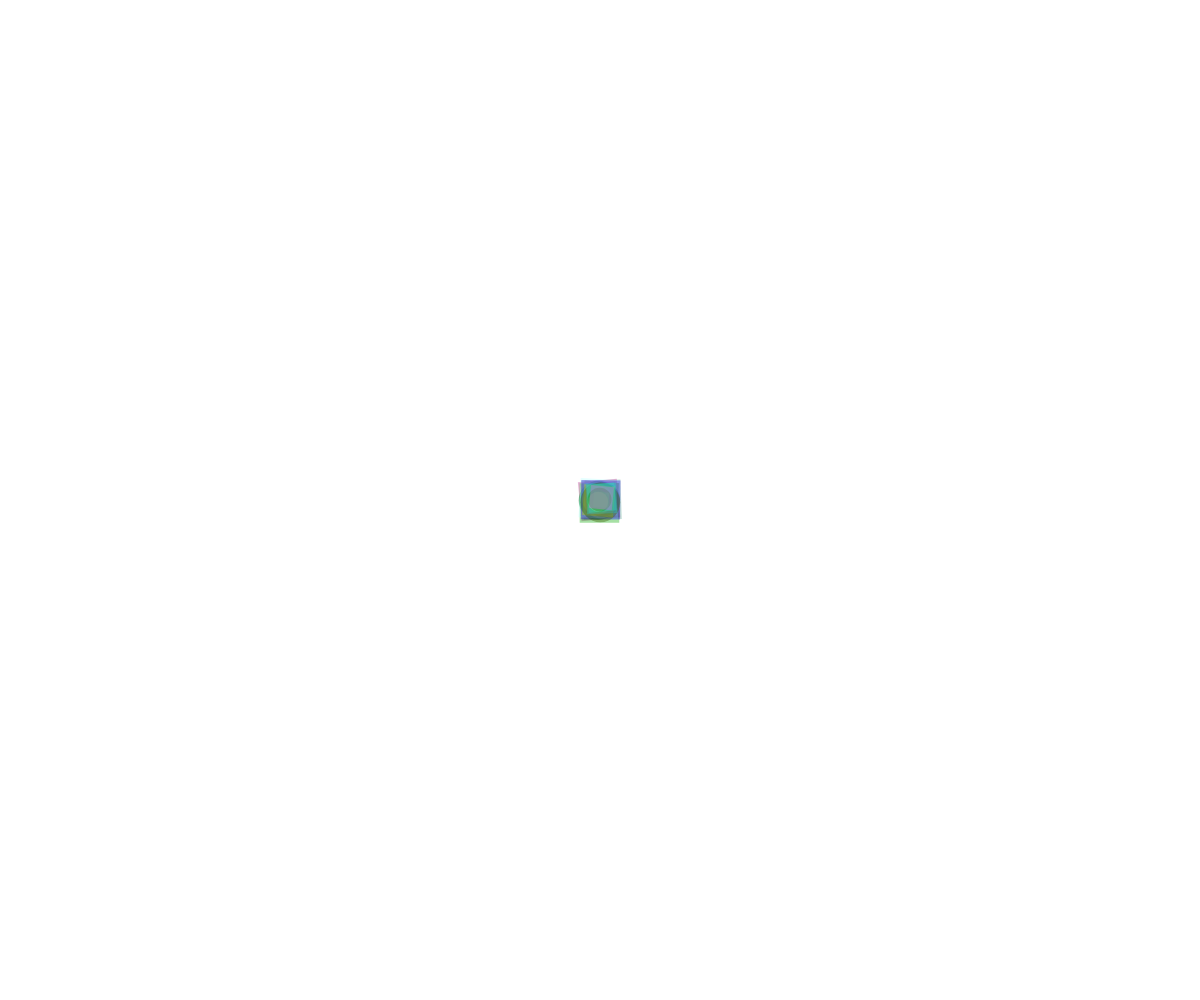
Frame 1 (no input)
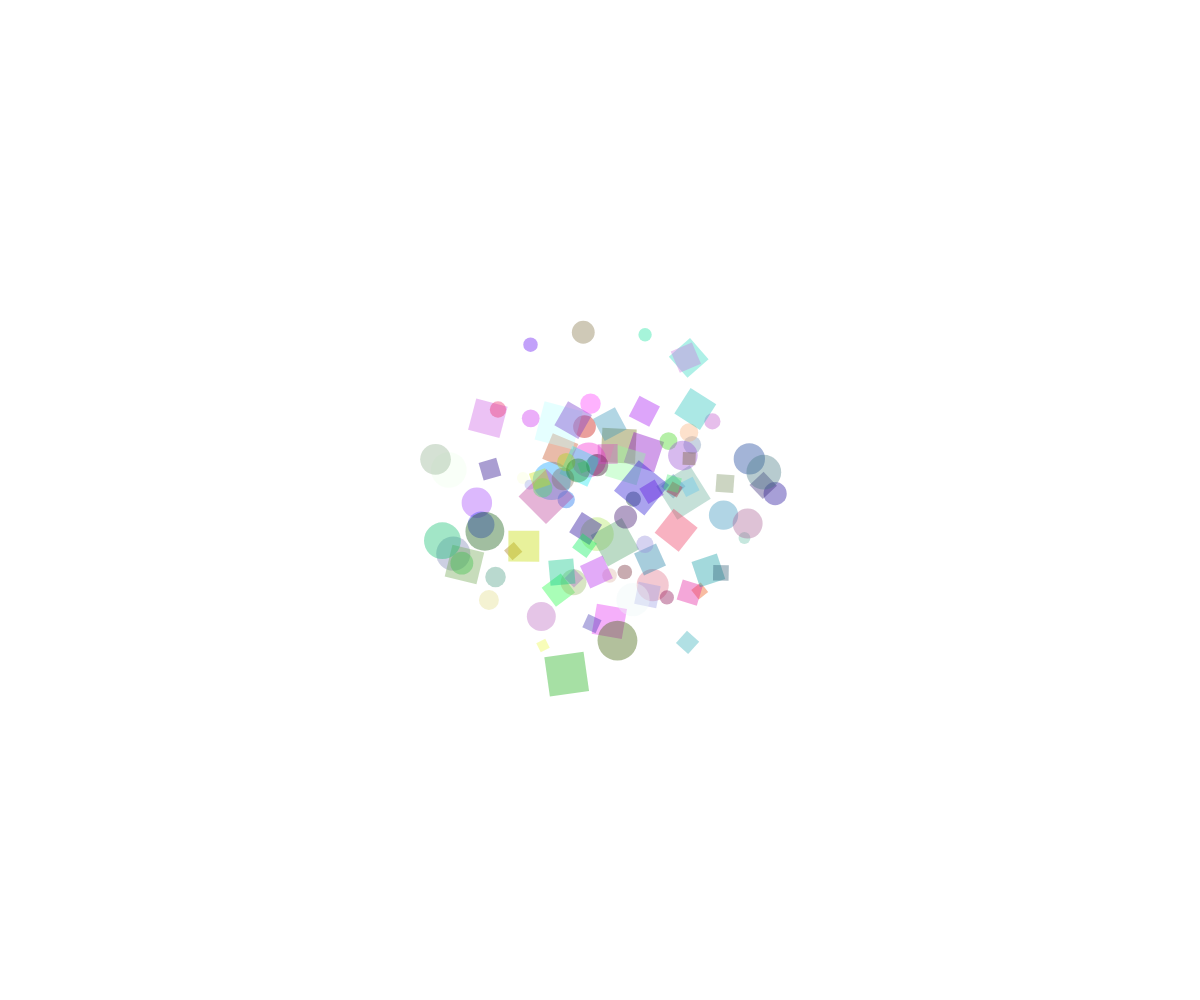
Frame 60 (no input)
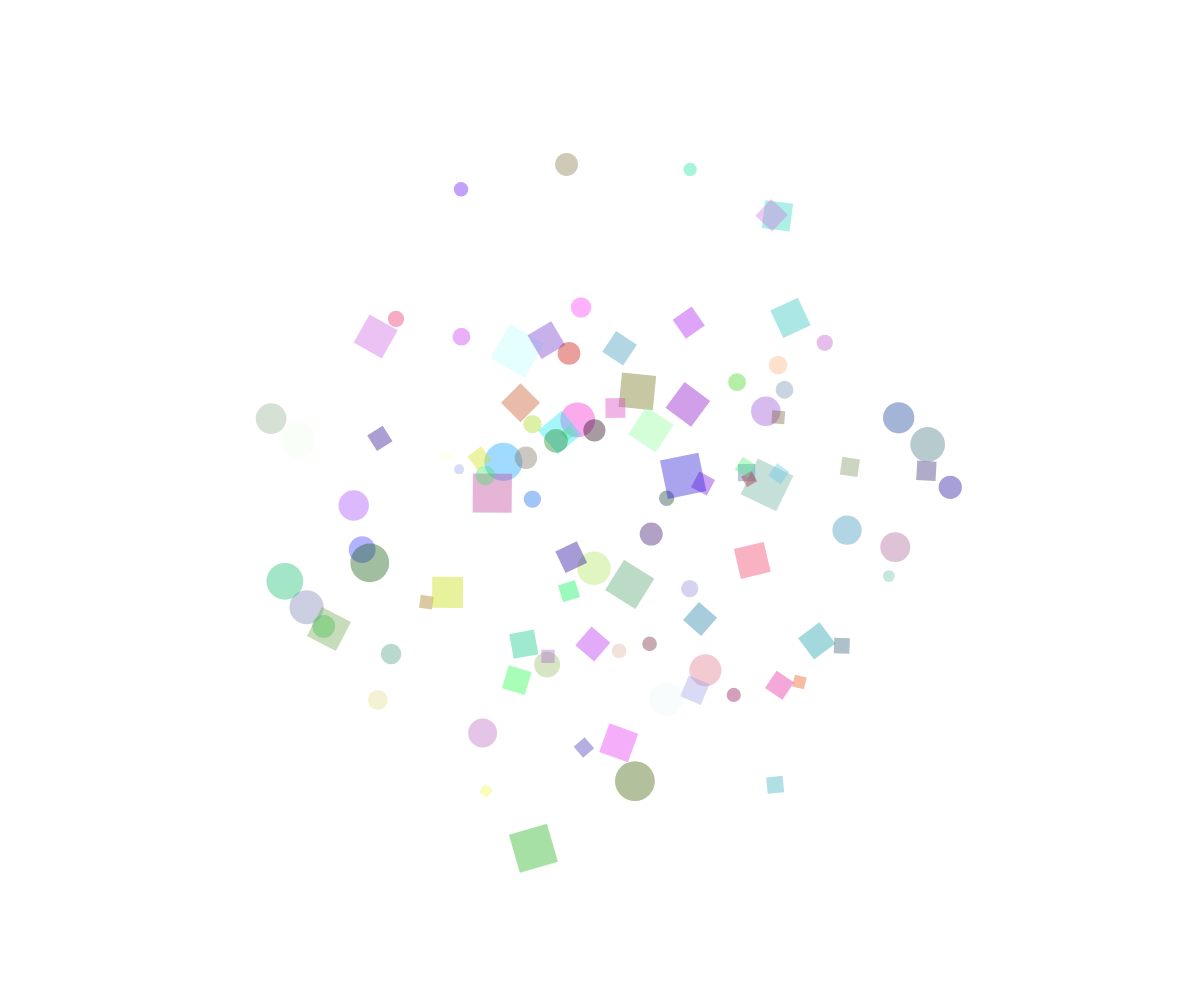
Frame 120 (the mouse pressed at the canvas centre since frame 60)

The p5.js sketch that drew these frames (run headless with seeded random() and noise() and a simulated clock; from frame 60 on, the mouse is pressed at the canvas centre):

// p5.js sketch
// ── sketch.js
var shapes = []

function setup() {
  createCanvas(windowWidth, windowHeight)
  for (var i = 0; i < 50; i++) {
    shapes.push(new Ball())
    shapes.push(new Block())
  }
}

function windowResized() {
	resizeCanvas(windowWidth, windowHeight)
}

function draw() {
  background(255)
  shapes.forEach(function(shape) {
    shape.update()
    shape.draw()
  })
}

function randomColor() {
  return color(random(255), random(255), random(255), 100)
}

function Ball() {
  this.pos = createVector(width / 2, height / 2)
  this.vel = p5.Vector.random2D().mult(random(0.5, 3))
  this.r = random(5, 20)
  this.c = randomColor()
  
  this.update = function() {
    this.pos.add(this.vel)
    
    // If found offscreen, move towards screen
    if (this.pos.x < this.r) this.vel.x = abs(this.vel.x)
    if (this.pos.x > width - this.r) this.vel.x = -abs(this.vel.x)
    if (this.pos.y < this.r) this.vel.y = abs(this.vel.y)
    if (this.pos.y > height - this.r) this.vel.y = -abs(this.vel.y)
  }
  
  this.draw = function() {
    noStroke()
    fill(this.c)
    ellipse(this.pos.x, this.pos.y, this.r * 2, this.r * 2)
  }
}

function Block() {
  this.pos = createVector(width / 2, height / 2)
  this.vel = p5.Vector.random2D().mult(random(0.5, 3))
  this.r = random(5, 20)
  this.a = 0
  this.aVel = random(-0.1, 0.1)
  this.c = randomColor()
  
  this.update = function() {
    this.pos.add(this.vel)
    this.a += this.aVel
    
    // If found offscreen, move towards screen
    if (this.pos.x < this.r) this.vel.x = abs(this.vel.x)
    if (this.pos.x > width - this.r) this.vel.x = -abs(this.vel.x)
    if (this.pos.y < this.r) this.vel.y = abs(this.vel.y)
    if (this.pos.y > height - this.r) this.vel.y = -abs(this.vel.y)
  }
  
  this.draw = function() {
    rectMode(CENTER)
    noStroke()
    fill(this.c)
    push()
    translate(this.pos.x, this.pos.y);
    rotate(this.a)
    rect(0, 0, this.r * 2, this.r * 2)
    pop()
  }
}
